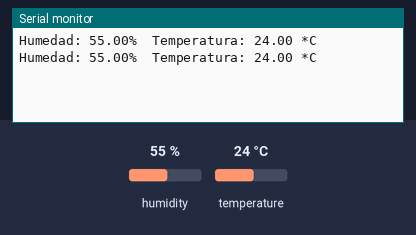
This sketch was run on a simulated Arduino Uno, built with avr-gcc and run on an emulated ATmega328P. Shown: the last lines printed to the serial monitor. The test bench sets the inputs (shaded band); at power-on: humidity 55 %, temperature 24 °C.

Above: at 4.8 s.
4.9 s: humidity set to 22 %
At 6.4 s:
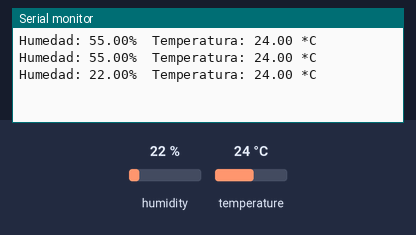
7.9 s: temperature set to 12 °C
At 8.8 s:
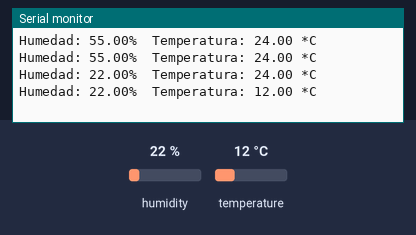
10.9 s: humidity set to 40 %
At 12.5 s:
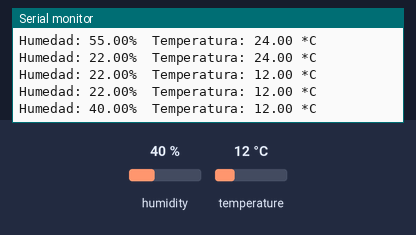
Timing chart, 0 to 14.0 s (numbered marks = the images above; inputs shaded):
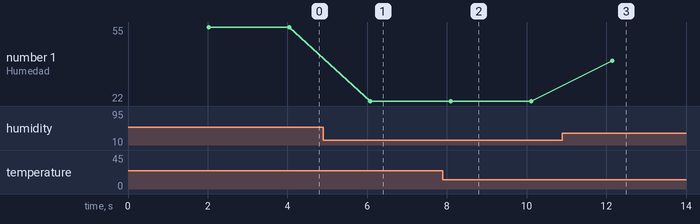

Measured:
- after the input at 4.9 s, the serial monitor: prints a new line after 1.2 s (image 1)
- after the input at 7.9 s, the serial monitor: prints a new line after 0.20 s (image 2)
- after the input at 10.9 s, the serial monitor: prints a new line after 1.2 s (image 3)
- plotted number 1: 55 → 22 after the input at 4.9 s, 22 → 40 after the input at 10.9 s

The sketch:

sketch_nov28a2.ino
```cpp
#include <DHT.h>
#include <DHT_U.h>

#define DHTPIN 6 // pin donde esta conectado el DHT11
#define DHTTYPE DHT11 // Tipo de sensor DHT

DHT dht(DHTPIN, DHTTYPE);

void setup() {
  Serial.begin(9600);
  dht.begin();

}

void loop () {
  delay(2000); // Espera 2 segundo entre lecturas

  float h = dht.readHumidity();
  float t = dht.readTemperature();

  if(isnan(h) || isnan(t)){
    Serial.println("Error al leer del sensor DHT11");
    return;
  }


  Serial.print("Humedad: ");
  Serial.print(h);
  Serial.print("%\t");
  Serial.print("Temperatura: ");
  Serial.print(t),
  Serial.println(" *C");
}
```
